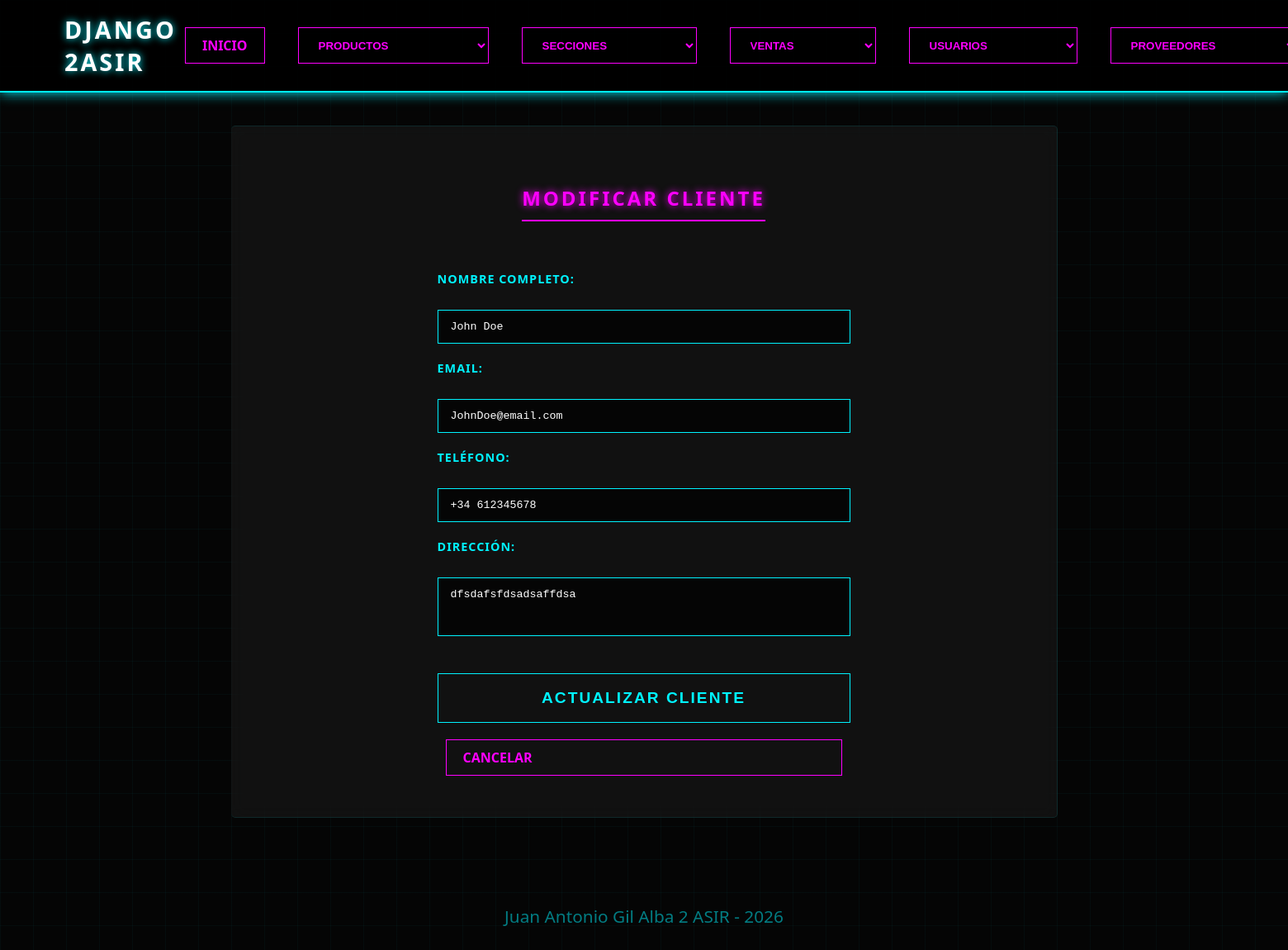
The page /usuarios/modificar?id=1 on the database its author committed.
### apps/usuarios/models.py (models this page shows, shortened)
class Cliente(models.Model):
    nombre = models.CharField(max_length=100)
    email = models.EmailField(unique=True)
    telefono = models.CharField(max_length=20, blank=True, null=True)
    direccion = models.TextField(blank=True, null=True)
    fecha_registro = models.DateTimeField(auto_now_add=True)
    class Meta:
        verbose_name = "Cliente"
        verbose_name_plural = "Clientes"

### apps/usuarios/views.py (the view, shortened to what this page needs)
# urls.py: path('usuarios/modificar', usuarios_modificar_views, name='usuarios_modificar'),
def usuarios_modificar_views(request):
    cliente_id = request.GET.get('id') or request.POST.get('id')
    if not cliente_id:
        return redirect('usuarios_url')
    cliente = get_object_or_404(Cliente, id=cliente_id)
    datos = {
        'cliente': cliente
    }
    return render(request, 'usuarios/modificar.html', datos)

### proyecto/templates/usuarios/modificar.html (shortened to what this page needs)
{% extends "index.html" %}
{% load static %}
{% block extra_css %}
    <link rel="stylesheet" href="{% static 'css/alta.css' %}">
{% endblock %}
{% block contenido %}
    <h2>Modificar Cliente</h2>
    <form method="post">
        <label for="nombre">Nombre completo:</label>
        <input type="text" id="nombre" name="nombre" value="{{ cliente.nombre }}" required>
        <label for="email">Email:</label>
        <input type="email" id="email" name="email" value="{{ cliente.email }}" required>
        <label for="telefono">Teléfono:</label>
        <input type="tel" id="telefono" name="telefono" value="{{ cliente.telefono|default:'' }}">
        <label for="direccion">Dirección:</label>
        <textarea id="direccion" name="direccion" rows="3">{{ cliente.direccion|default:'' }}</textarea>
        <button type="submit" class="neon-btn">Actualizar Cliente</button>
        <a href="{% url 'usuarios_url' %}" class="neon-link">Cancelar</a>
    </form>
{% endblock %}

### static/css/style.css (style rules this page uses)
:root { --bg-dark: #050505; --neon-cyan: #00f3ff; --neon-pink: #ff00ff; --text-color: #e0e0e0; --glass: rgba(255, 255, 255, 0.05); }
body { background-color: var(--bg-dark); color: var(--text-color); font-family: 'Segoe UI', Arial, sans-serif; margin: 0; background-image: linear-gradient(rgba(0, 243, 255, 0.03) 1px, transparent 1px), linear-gradient(90deg, rgba(0, 243, 255, 0.03) 1px, transparent 1px); background-size: 40px 40px; }
button, select { background: transparent; border: 1px solid var(--neon-pink); color: var(--neon-pink); padding: 8px 20px; cursor: pointer; text-transform: uppercase; font-weight: bold; transition: 0.3s all ease; }
.neon-link { text-decoration: none; color: var(--neon-pink); border: 1px solid var(--neon-pink); padding: 10px 20px; margin: 0 10px; text-transform: uppercase; font-weight: bold; transition: 0.3s all ease; display: inline-block; }
.neon-btn { background: transparent; border: 1px solid var(--neon-cyan); color: var(--neon-cyan); padding: 10px 20px; cursor: pointer; text-transform: uppercase; font-weight: bold; transition: 0.3s; }

### static/css/alta.css (style rules this page uses)
h2 { color: var(--neon-pink); text-transform: uppercase; letter-spacing: 3px; border-bottom: 2px solid var(--neon-pink); display: inline-block; padding-bottom: 10px; margin-bottom: 40px; text-shadow: 0 0 10px var(--neon-pink); }
form { display: grid; grid-template-columns: 1fr; gap: 20px; width: 100%; max-width: 500px; margin: 0 auto; text-align: left; animation: fadeIn 0.8s ease-out; }
label { display: block; color: var(--neon-cyan); font-weight: bold; text-transform: uppercase; font-size: 0.9rem; margin-bottom: 8px; letter-spacing: 1px; }
form input, form input[type="number"], form textarea, form select { width: 100%; padding: 12px 15px; background: rgba(0, 0, 0, 0.7); border: 1px solid var(--neon-cyan); color: #fff; font-family: 'Courier New', Courier, monospace; border-radius: 0; transition: 0.3s all ease; box-sizing: border-box; }
form textarea { resize: none; }
form .neon-btn { margin-top: 25px; padding: 18px; font-size: 1.2rem; width: 100%; letter-spacing: 2px; cursor: pointer; }

### rows shown on the page
Cliente: nombre "John Doe", email "JohnDoe@email.com", telefono "+34 612345678", direccion "dfsdafsfdsadsaffdsa"
